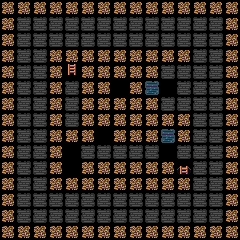

A level layout from a 2D game, rendered from its tile map. Below: a short description, then the map file with its tile-grid data intact:
An orthogonal 15x15 tile map with 16x16 px tiles, 1 tile layer (Tile Layer 1).

<map version="1.5" tiledversion="1.6.0" orientation="orthogonal" renderorder="right-down" width="15" height="15" tilewidth="16" tileheight="16" infinite="0" nextlayerid="2" nextobjectid="1">
 <editorsettings>
  <export target="../level/basic_move.lua" format="lua" />
 </editorsettings>
 <tileset firstgid="1" source="tileset.tsx" />
 <layer id="1" name="Tile Layer 1" width="15" height="15">
  <data encoding="csv">
1,1,1,1,1,1,1,1,1,1,1,1,1,1,1,
1,4,4,4,4,4,4,4,4,4,4,4,4,4,1,
1,4,4,4,4,4,4,4,4,4,4,4,4,4,1,
1,4,4,1,1,1,1,1,1,1,1,1,4,4,1,
1,4,4,1,9,1,1,1,1,1,4,4,4,4,1,
1,4,4,1,4,1,1,2,1,3,2,4,4,4,1,
1,4,4,1,4,1,1,1,1,1,4,4,4,4,1,
1,4,4,1,4,1,1,1,1,1,1,1,4,4,1,
1,4,4,1,1,1,2,1,1,1,3,1,4,4,1,
1,4,4,1,2,4,4,4,4,4,2,4,4,4,1,
1,4,4,1,2,1,1,1,1,1,1,10,4,4,1,
1,4,4,1,1,1,1,1,1,1,1,1,4,4,1,
1,4,4,4,4,4,4,4,4,4,4,4,4,4,1,
1,4,4,4,4,4,4,4,4,4,4,4,4,4,1,
1,1,1,1,1,1,1,1,1,1,1,1,1,1,1
</data>
 </layer>
</map>
